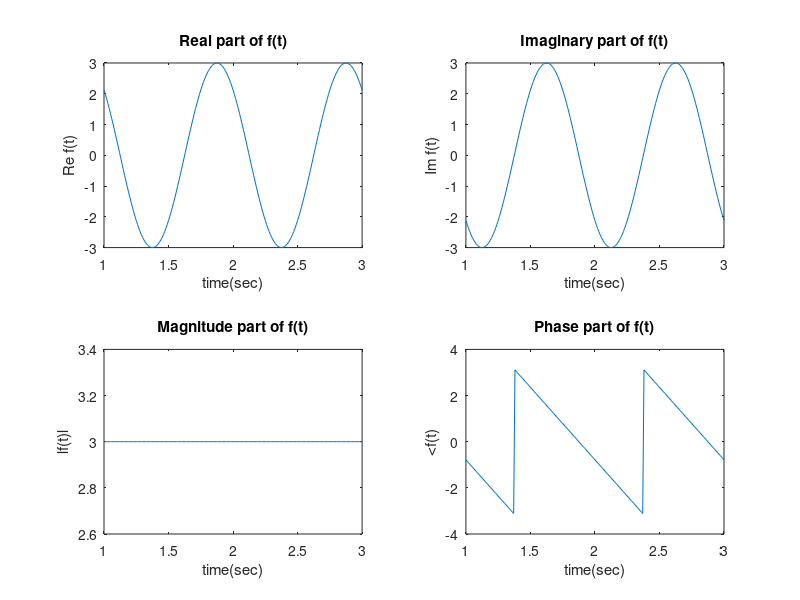

MATLAB code for this plot:
t=1:0.01:3;
f=3*exp(-i*(2*pi*t+pi/4));
figure(1);
subplot(2,2,1); plot(t, real(f));
title('Real part of f(t)');
xlabel('time(sec)'); ylabel('Re f(t)');
subplot(2,2,2); plot(t, imag(f));
title('Imaginary part of f(t)');
xlabel('time(sec)'); ylabel('Im f(t)');
%figure(2);
subplot(2,2,3); plot(t, abs(f));
title('Magnitude part of f(t)');
xlabel('time(sec)'); ylabel('lf(t)l');
subplot(2,2,4); plot(t, angle(f));
title('Phase part of f(t)');
xlabel('time(sec)'); ylabel('<f(t)');